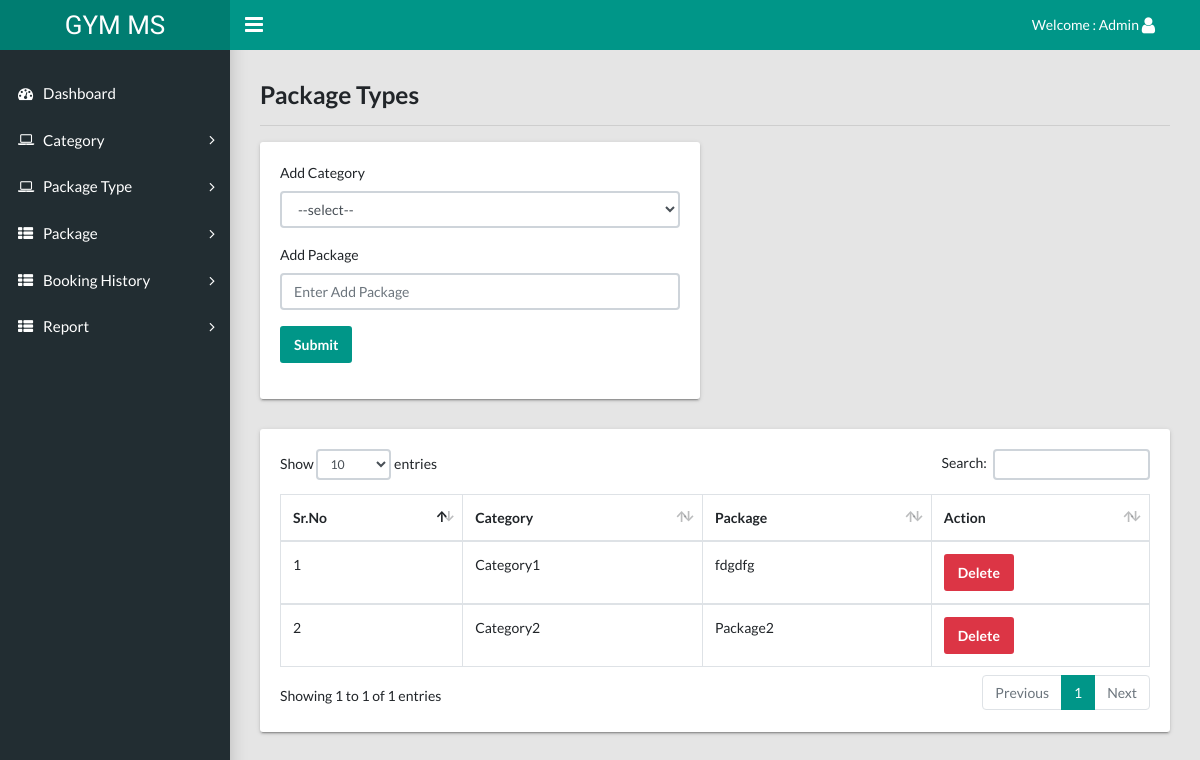
/admin/add-package.php (signed in), run on the app's committed database.
### tables this page shows
CREATE TABLE `tblpackage` (
  `id` int(11) NOT NULL,
  `cate_id` varchar(45) DEFAULT NULL,
  `PackageName` varchar(45) DEFAULT NULL
);

CREATE TABLE `tblcategory` (
  `id` int(11) NOT NULL,
  `category_name` varchar(45) DEFAULT NULL,
  `status` varchar(45) DEFAULT '0'
);

### admin/add-package.php (the view, shortened to what this page needs)
<?php session_start();
include  'include/config.php';
if (strlen($_SESSION['adminid']==0)) {
  header('location:logout.php');
  } else{
?>
<!DOCTYPE html>
<html lang="en">
  <head>
    <link rel="stylesheet" type="text/css" href="css/main.css">
    <link rel="stylesheet" type="text/css" href="https://maxcdn.bootstrapcdn.com/font-awesome/4.7.0/css/font-awesome.min.css">
  </head>
  <body class="app sidebar-mini rtl">
   <?php include 'include/header.php'; ?>
    <?php include 'include/sidebar.php'; ?>
    <main class="app-content">
     <h3>Package Types</h3>
     <hr />
      <div class="row">
        <div class="col-md-6">
          <div class="tile">
              <form class="row" method="post">
                 <div class="form-group col-md-12">
                  <label class="control-label">Add Category</label>
                  <select class="form-control" name="category" id="category">
                  <option value="NA">--select--</option>
                  </select>
                </div>
                <div class="form-group col-md-12">
                  <label class="control-label">Add Package</label>
                  <input class="form-control" name="addPackage" id="addPackage" type="text" placeholder="Enter Add Package">
                </div>
                <div class="form-group col-md-4 align-self-end">
                  <input type="submit" name="submit" id="submit" class="btn btn-primary" value=" Submit">
                </div>
              </form>
            </div>
          </div>
        </div>
       <div class="row">
        <div class="col-md-12">
          <div class="tile">
            <div class="tile-body">
              <table class="table table-hover table-bordered" id="sampleTable">
                <thead>
                  <tr>
                    <th>Sr.No</th>
                     <th>Category </th>
                    <th>Package</th>
                    <th>Action</th>
                  </tr>
                </thead>
               <?php
                  $sql="SELECT * FROM tblpackage
                  join tblcategory
                  on tblpackage.cate_id=tblcategory.id";
                  $query= $dbh->prepare($sql);
                  $query-> execute();
                  $results = $query -> fetchAll(PDO::FETCH_OBJ);
                  $cnt=1;
                  if($query -> rowCount() > 0)
                  {
                  foreach($results as $result)
                  {
                  ?>
                <tbody>
                  <tr>
                    <td><?php echo($cnt);?></td>
                    <td><?php echo htmlentities($result->category_name);?></td>
                    <td><?php echo htmlentities($result->PackageName);?></td>
                    <td>
                       <a href="add-package.php?del=<?php echo htmlentities($result->id);?>"><button class="btn btn-danger" type="button">Delete</button></a></td>
                  </tr>
                    <?php  $cnt=$cnt+1; } } ?>
                </tbody>
              </table>
            </div>
          </div>
        </div>
      </div>
    </main>
  </body>
</html>
<?php } ?>

### data on the page
tblpackage: tblcategory.category_name "Category1", PackageName "fdgdfg"
tblpackage: tblcategory.category_name "Category2", PackageName "Package2"
